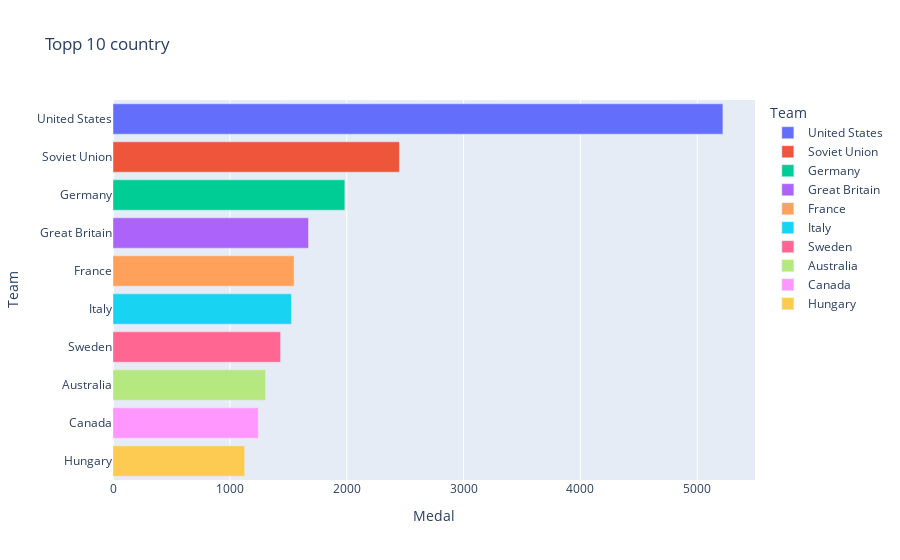

The notebook cell saved with this chart:
### Code cell
# Diagram över topp 10 länder som tagit flest medaljer
os_topp10 = os_data[["Team","Medal"]].groupby("Team")["Medal"].count().sort_values(ascending=False).head(10).reset_index()
os_topp10
px.bar(os_topp10, x="Medal", y="Team",color = "Team",title="Topp 10 country")

### Figure 1 — Plotly figure (JSON) as saved in the notebook; plotly's stock layout.template omitted (floating-point values rounded to 4 significant figures)
{"data": [{"hovertemplate": "Team=%{y}<br>Medal=%{x}<extra></extra>", "legendgroup": "United States", "marker": {"color": "#636efa", "pattern": {"shape": ""}}, "name": "United States", "orientation": "h", "showlegend": true, "textposition": "auto", "type": "bar", "x": [5219], "xaxis": "x", "y": ["United States"], "yaxis": "y"}, {"hovertemplate": "Team=%{y}<br>Medal=%{x}<extra></extra>", "legendgroup": "Soviet Union", "marker": {"color": "#EF553B", "pattern": {"shape": ""}}, "name": "Soviet Union", "orientation": "h", "showlegend": true, "textposition": "auto", "type": "bar", "x": [2451], "xaxis": "x", "y": ["Soviet Union"], "yaxis": "y"}, {"hovertemplate": "Team=%{y}<br>Medal=%{x}<extra></extra>", "legendgroup": "Germany", "marker": {"color": "#00cc96", "pattern": {"shape": ""}}, "name": "Germany", "orientation": "h", "showlegend": true, "textposition": "auto", "type": "bar", "x": [1984], "xaxis": "x", "y": ["Germany"], "yaxis": "y"}, {"hovertemplate": "Team=%{y}<br>Medal=%{x}<extra></extra>", "legendgroup": "Great Britain", "marker": {"color": "#ab63fa", "pattern": {"shape": ""}}, "name": "Great Britain", "orientation": "h", "showlegend": true, "textposition": "auto", "type": "bar", "x": [1673], "xaxis": "x", "y": ["Great Britain"], "yaxis": "y"}, {"hovertemplate": "Team=%{y}<br>Medal=%{x}<extra></extra>", "legendgroup": "France", "marker": {"color": "#FFA15A", "pattern": {"shape": ""}}, "name": "France", "orientation": "h", "showlegend": true, "textposition": "auto", "type": "bar", "x": [1550], "xaxis": "x", "y": ["France"], "yaxis": "y"}, {"hovertemplate": "Team=%{y}<br>Medal=%{x}<extra></extra>", "legendgroup": "Italy", "marker": {"color": "#19d3f3", "pattern": {"shape": ""}}, "name": "Italy", "orientation": "h", "showlegend": true, "textposition": "auto", "type": "bar", "x": [1527], "xaxis": "x", "y": ["Italy"], "yaxis": "y"}, {"hovertemplate": "Team=%{y}<br>Medal=%{x}<extra></extra>", "legendgroup": "Sweden", "marker": {"color": "#FF6692", "pattern": {"shape": ""}}, "name": "Sweden", "orientation": "h", "showlegend": true, "textposition": "auto", "type": "bar", "x": [1434], "xaxis": "x", "y": ["Sweden"], "yaxis": "y"}, {"hovertemplate": "Team=%{y}<br>Medal=%{x}<extra></extra>", "legendgroup": "Australia", "marker": {"color": "#B6E880", "pattern": {"shape": ""}}, "name": "Australia", "orientation": "h", "showlegend": true, "textposition": "auto", "type": "bar", "x": [1306], "xaxis": "x", "y": ["Australia"], "yaxis": "y"}, {"hovertemplate": "Team=%{y}<br>Medal=%{x}<extra></extra>", "legendgroup": "Canada", "marker": {"color": "#FF97FF", "pattern": {"shape": ""}}, "name": "Canada", "orientation": "h", "showlegend": true, "textposition": "auto", "type": "bar", "x": [1243], "xaxis": "x", "y": ["Canada"], "yaxis": "y"}, {"hovertemplate": "Team=%{y}<br>Medal=%{x}<extra></extra>", "legendgroup": "Hungary", "marker": {"color": "#FECB52", "pattern": {"shape": ""}}, "name": "Hungary", "orientation": "h", "showlegend": true, "textposition": "auto", "type": "bar", "x": [1127], "xaxis": "x", "y": ["Hungary"], "yaxis": "y"}], "layout": {"barmode": "relative", "legend": {"title": {"text": "Team"}, "tracegroupgap": 0}, "title": {"text": "Topp 10 country"}, "xaxis": {"anchor": "y", "domain": [0, 1], "title": {"text": "Medal"}}, "yaxis": {"anchor": "x", "categoryarray": ["Hungary", "Canada", "Australia", "Sweden", "Italy", "France", "Great Britain", "Germany", "Soviet Union", "United States"], "categoryorder": "array", "domain": [0, 1], "title": {"text": "Team"}}}}
